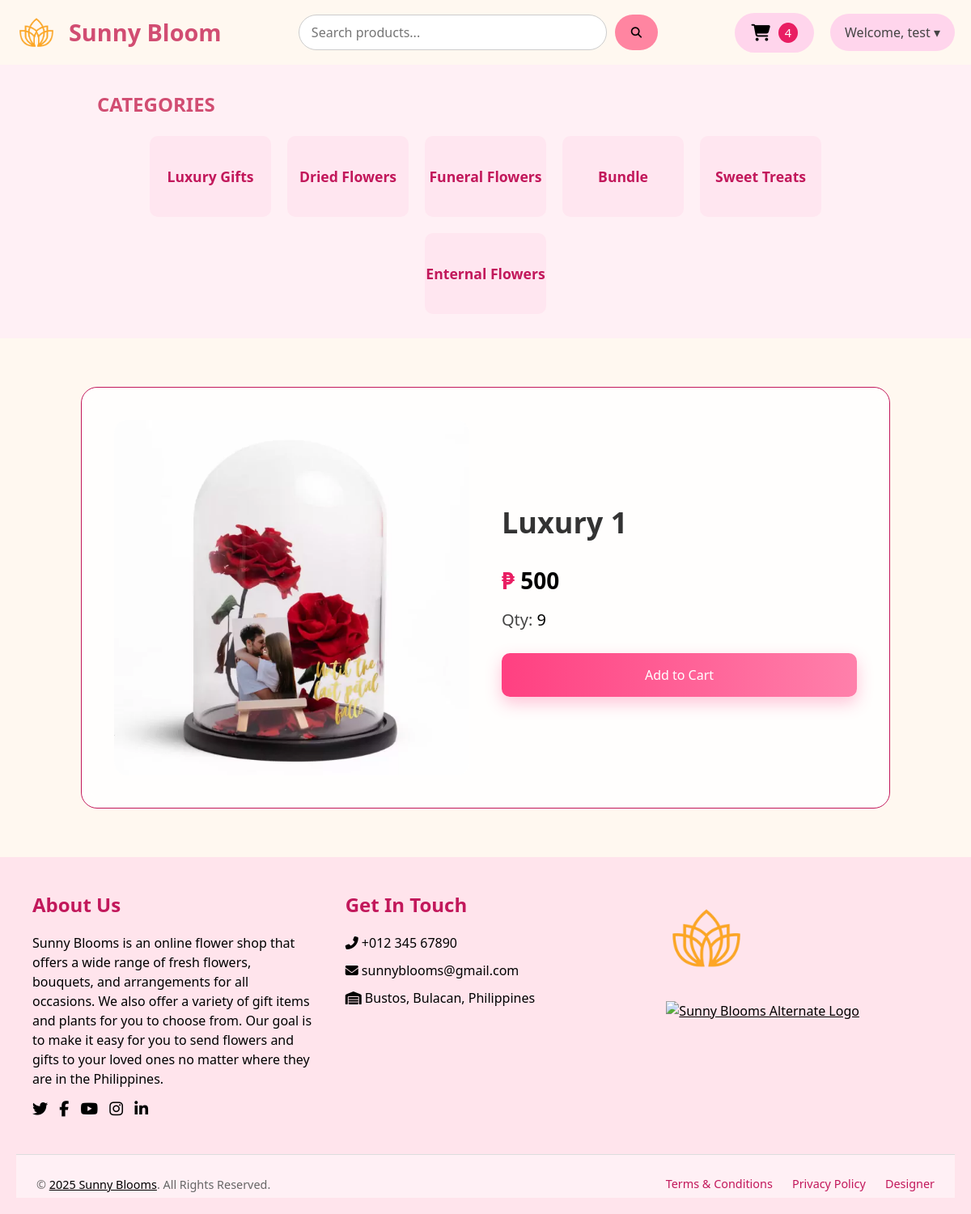
Page /php/product-details.php?id=190 (signed in) on the earlier database version.
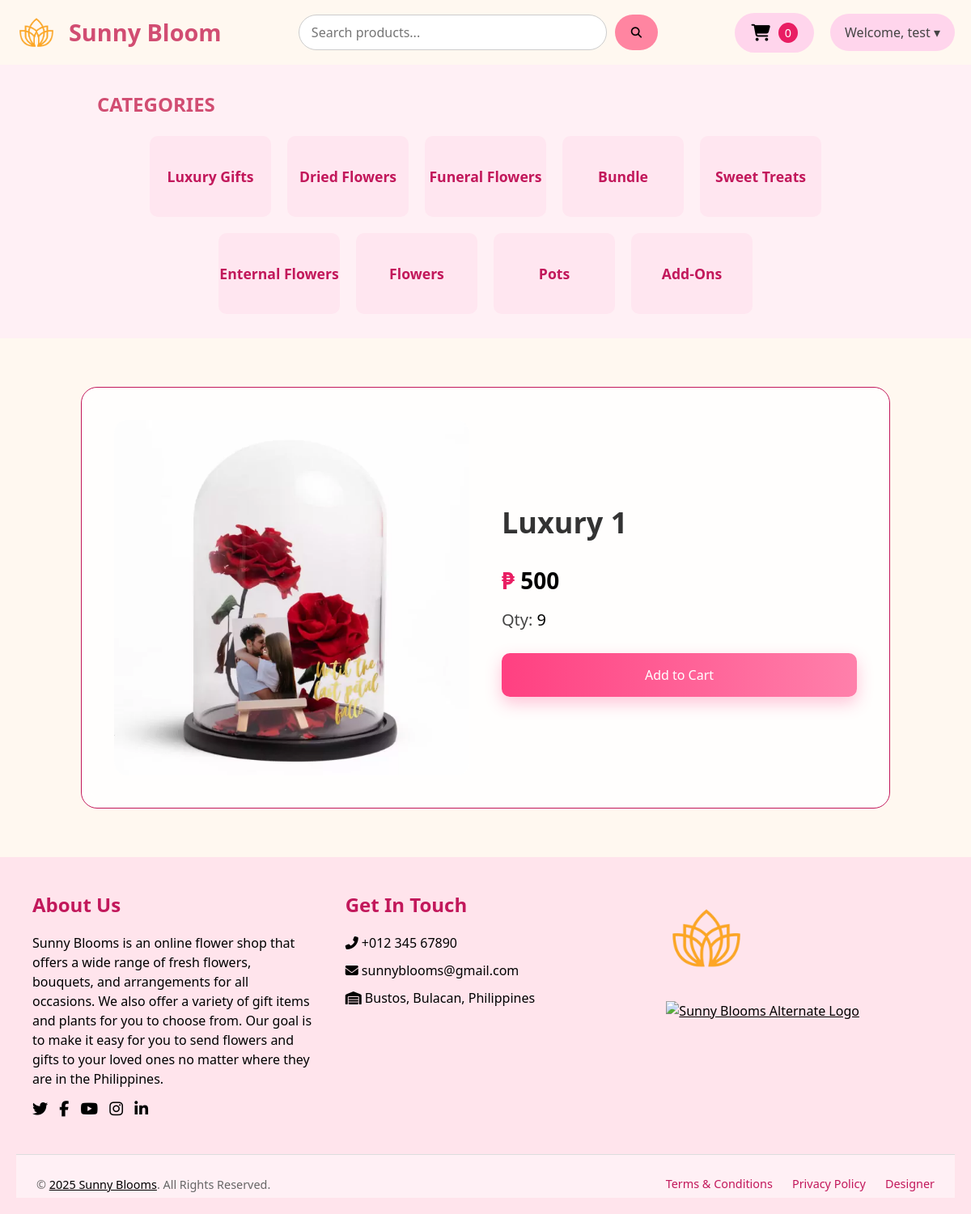
Same page on the later database version.
### tables this page shows
CREATE TABLE `category` (
  `id` int(11) NOT NULL,
  `category` varchar(50) NOT NULL,
  `product_count` int(11) DEFAULT 0
);

### php/product-details.php (the view, shortened to what this page needs)
<?php
require 'connection.php';
if (isset($_SESSION['user_name'])) {
    $userName = $_SESSION['user_name'];
} else {
    header("Location: http://localhost/flowershop/php/customer-landing-page.php");
    exit;
}
$productId = isset($_GET['id']) ? $_GET['id'] : 0;
$query = "SELECT * FROM product WHERE id = $productId";
$result = mysqli_query($conn, $query);
$product = mysqli_fetch_assoc($result);
$sqlGetSettings = "SELECT * FROM design_settings WHERE id = 1";
$resultSettings = $conn->query($sqlGetSettings);
if ($resultSettings->num_rows > 0) {
    while ($row = $resultSettings->fetch_assoc()) {
        $shopName = $row["shop_name"];
        $logoPath = $row["logo_path"];
    }
} else {
    echo "0 results";
}
?>
<!DOCTYPE html>
<html lang="en">
<head>
    <link rel="stylesheet" href="https://cdnjs.cloudflare.com/ajax/libs/font-awesome/6.4.2/css/all.min.css" />
    <link rel="stylesheet" href="../css/product-details.css" />
</head>
<body>
<header class="header">
    <a href="customer-dashboard.php?user=<?php echo $userName; ?>" class="container-header">
            <img class="logo" src="../img/<?php echo basename($logoPath); ?>" alt="Logo">
            <label class="shop"><?php echo $shopName; ?></label>
    </a>
    <div class="content-search">
        <input type="text" class="search-bar" placeholder="Search products..."/>
        <button class="search-button">
            <i class="fa-solid fa-magnifying-glass"></i>
        </button>
    </div>
  <div class="header-right">
    <a href="cart.php?user=<?php echo $userName; ?>" class="cart-link">
            <button class="cart-button">
                <i class="fas fa-shopping-cart"></i>
                <?php
                require 'connection.php';
                $userQuery = "SELECT id FROM users WHERE name = ?";
                $userStatement = mysqli_prepare($conn, $userQuery);
                mysqli_stmt_bind_param($userStatement, "s", $userName);
                mysqli_stmt_execute($userStatement);
                $userResult = mysqli_stmt_get_result($userStatement);
                $userRow = mysqli_fetch_assoc($userResult);
                $user_id = isset($userRow['id']) ? $userRow['id'] : 0;
                $cartCountQuery = "SELECT COUNT(*) AS count FROM cart WHERE user_id = ?";
                $cartCountStatement = mysqli_prepare($conn, $cartCountQuery);
                if ($cartCountStatement) {
                    mysqli_stmt_bind_param($cartCountStatement, "i", $user_id);
                    mysqli_stmt_execute($cartCountStatement);
                    $cartCountResult = mysqli_stmt_get_result($cartCountStatement);
                    if ($cartCountResult) {
                        $cartCountRow = mysqli_fetch_assoc($cartCountResult);
                        $cartCount = isset($cartCountRow['count']) ? $cartCountRow['count'] : "0";
                        echo "<span class='cart-number'>$cartCount</span>";
                    }
                }
                ?>
            </button>
        </a>
    <nav class="nav-right">
        <div class="dropdown">
            <button class="dropbtn">Welcome, <?php echo $userName; ?> &#9662;</button>
        </div>
    </nav>
    </div>
    </header>
  <section class="content-categories">
    <div class="categories-title"><p>CATEGORIES</p></div>
    <div class="containers-category">
                    <?php
                    require 'connection.php';
                    $query = "SELECT * FROM category";
                    $result = mysqli_query($conn, $query);
                    while ($row = mysqli_fetch_assoc($result)) {
                        $categoryLink = "product-category.php?category=" . urlencode($row['category']) . "&user=" . urlencode($userName);
                        echo "<a class='category-link' href='$categoryLink'>";
                        echo "<div class='categories'>";
                        echo "<div class='category-title'>";
                        echo "<span>{$row['category']}</span>";
                        echo "</div>";
                        echo "</div>";
                        echo "</a>";
                    }
                    ?>
                </div>
        </section>
    <div class="all">
    <img src="../img/<?php echo isset($product['image']) ? $product['image'] : ''; ?>" alt="<?php echo isset($product['name']) ? $product['name'] : ''; ?>" />
    <div class="details">
        <h1><?php echo isset($product['name']) ? $product['name'] : ''; ?></h1>
        <p class="peso">₱ <span id="priceRange"><?php echo isset($product['price']) ? $product['price'] : ''; ?></span></p>
        <p class="qty">Qty: <span id="productQty"><?php echo isset($product['available_stocks']) ? $product['available_stocks'] : ''; ?></span></p>
        <button class="add" onclick="addToCart(<?php echo $productId; ?>, '<?php echo $product['name']; ?>', '<?php echo $userName; ?>')">Add to Cart</button>
    </div>
    </div>
</body>
</html>
<?php
include ('footer.php');
?>

Differences in the rows shown:
added category: category "Flowers"
added category: category "Pots"
added category: category "Add-Ons"
Other differences:
$cartCount: "4" → "0"
